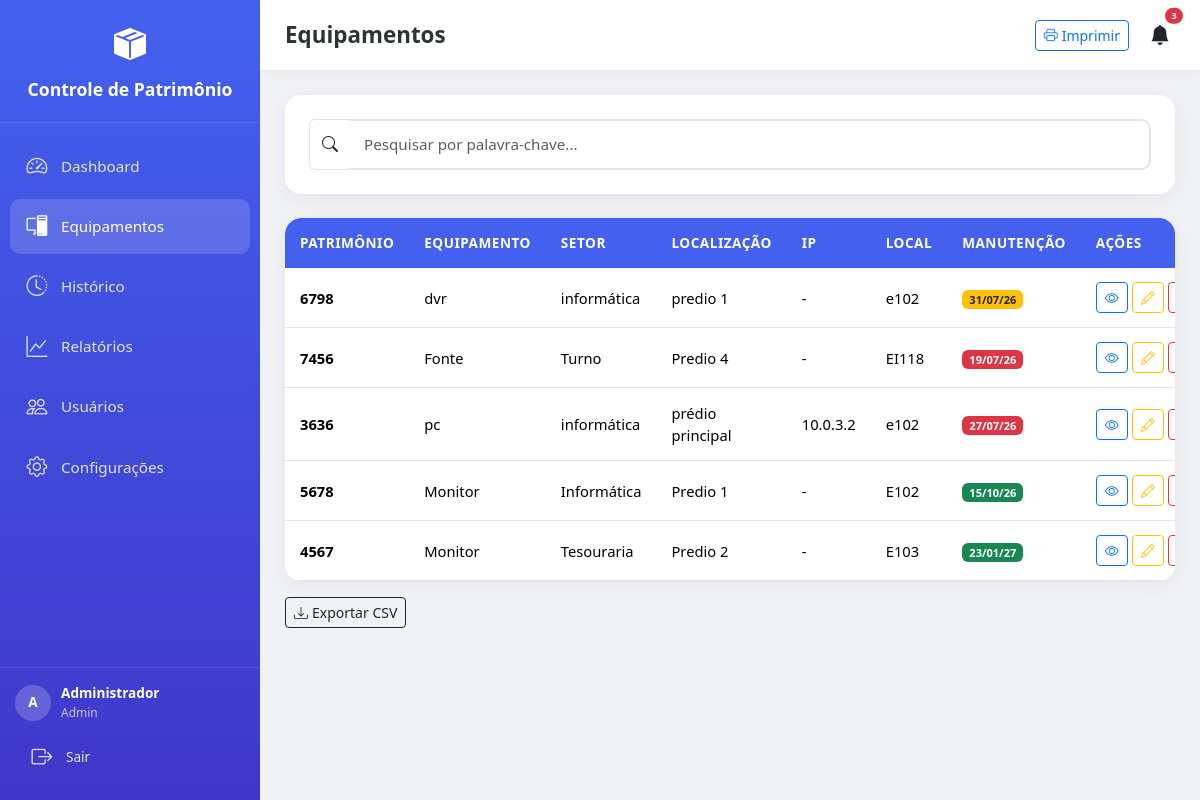
Before: /equipamentos (signed in) with the older database file.
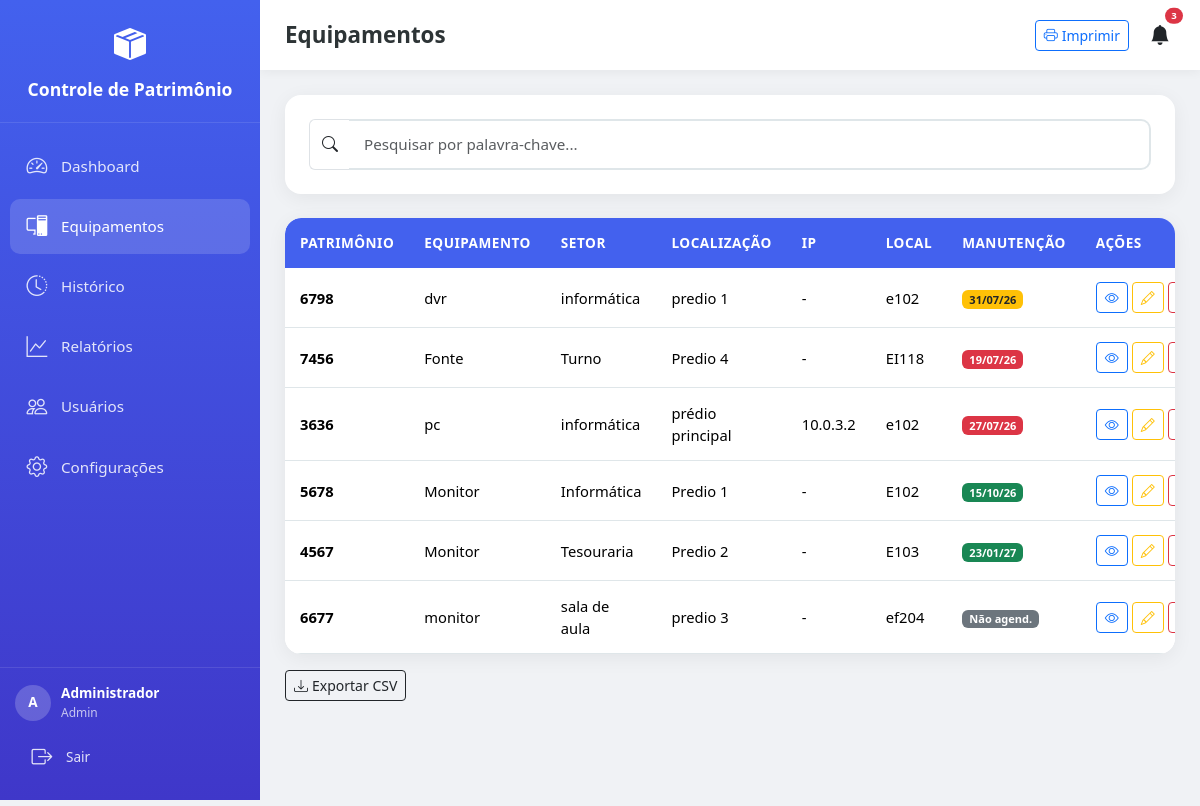
After: the same page with the newer database file.
### app/models/models.py (models this page shows, shortened)
class Equipamento(db.Model):
    __tablename__ = 'equipamentos'
    id = db.Column(db.Integer, primary_key=True)
    patrimonio = db.Column(db.String(50))
    data_inclusao = db.Column(db.Date, default=date.today)
    baixado = db.Column(db.Boolean, default=False)
    data_baixa = db.Column(db.Date, nullable=True)
    equipamento = db.Column(db.String(100))
    area_patrimonial = db.Column(db.String(100))
    setor = db.Column(db.String(100))
    localizacao = db.Column(db.String(100))
    especificacao = db.Column(db.Text)
    ultima_manutencao = db.Column(db.Date, nullable=True)
    proxima_manutencao = db.Column(db.Date, nullable=True)
    sistema_operacional = db.Column(db.String(100))
    placa_mae = db.Column(db.String(100))
    processador = db.Column(db.String(100))
    memoria_ram = db.Column(db.String(50))
    armazenamento = db.Column(db.String(100))
    ip = db.Column(db.String(50))
    usuario_id = db.Column(db.Integer, db.ForeignKey('usuarios.id'), nullable=False)
    data_criacao = db.Column(db.DateTime, default=datetime.now)
    data_atualizacao = db.Column(db.DateTime, default=datetime.now, onupdate=datetime.now)
    observacoes = db.relationship('Observacao', backref='equipamento', lazy=True, cascade='all, delete-orphan')
    @property
    def status_manutencao(self):
        if not self.proxima_manutencao:
            return 'sem_manutencao'
        hoje = date.today()
        delta = (self.proxima_manutencao - hoje).days
        if delta < 0:
            return 'vencido'
        elif delta <= 30:
            return 'proximo'
        else:
            return 'ok'

### app/routes/main.py (the view, shortened to what this page needs)
@bp.route('/equipamentos')
@login_required
def equipamentos():
    page = request.args.get('page', 1, type=int)
    per_page = request.args.get('per_page', 25, type=int)
    busca = request.args.get('busca', '').strip().lower()
    query = Equipamento.query
    hoje = date.today()
    limite_proximo = hoje + timedelta(days=30)
    prioridade_manutencao = case(
        (db.and_(
            Equipamento.proxima_manutencao.isnot(None),
            Equipamento.proxima_manutencao >= hoje,
            Equipamento.proxima_manutencao <= limite_proximo
        ), 1),
        (db.and_(
            Equipamento.proxima_manutencao.isnot(None),
            Equipamento.proxima_manutencao < hoje
        ), 2),
        (Equipamento.proxima_manutencao.isnot(None), 3),
        else_=4
    )
    query = query.order_by(
        Equipamento.baixado.asc(),               # Ativos primeiro
        asc(prioridade_manutencao),              # Próxima → Vencida → OK → Sem
        asc(Equipamento.proxima_manutencao)      # Mesmo grupo: data mais próxima/mais antiga primeiro
    )
    pagination = query.paginate(page=page, per_page=per_page, error_out=False)
    config = Configuracao.query.first()
    return render_template('equipamentos.html',
        equipamentos=pagination.items,
        pagination=pagination,
        config=config
    )

### app/__init__.py (called while the page is built)
def create_app():
    app = Flask(__name__)
    app.config.from_object(Config)
    db.init_app(app)
    login_manager.init_app(app)
    login_manager.login_view = 'auth.login'
    login_manager.login_message = 'Por favor, faça login para acessar esta página.'
    login_manager.login_message_category = 'warning'
    with app.app_context():
        from app.routes import auth, main, api, admin
        app.register_blueprint(auth.bp)
        app.register_blueprint(main.bp)
        app.register_blueprint(api.bp, url_prefix='/api')
        app.register_blueprint(admin.bp, url_prefix='/admin')
        db.create_all()
        criar_admin_padrao()
        criar_config_padrao()
    @app.context_processor
    def inject_date():
        from datetime import date
        return dict(date=date)
    return app

### app/routes/auth.py (called while the page is built)
@login_manager.user_loader
def load_user(user_id):
    return Usuario.query.get(int(user_id))

### app/templates/equipamentos.html (shortened to what the changed rows need)
{% extends "base.html" %}
{% block page_title %}Equipamentos{% endblock %}
{% block content %}
<div class="card-modern overflow-hidden">
    <div class="table-responsive">
        <table class="table table-modern table-hover mb-0">
            <thead>
                <tr>
                    <th>Patrimônio</th>
                    <th class="d-none d-md-table-cell">Equipamento</th>
                    <th class="d-none d-sm-table-cell">Setor</th>
                    <th class="d-none d-lg-table-cell">Localização</th>
                    <th class="d-none d-xl-table-cell">IP</th>
                    <th>Local</th>
                    <th>Manutenção</th>
                    <th class="no-print">Ações</th>
                </tr>
            </thead>
            <tbody>
                {% for eq in equipamentos %}
                <tr class="{{ 'baixado' if eq.baixado else '' }}">
                    <td>
                        <span class="fw-bold d-block">{{ eq.patrimonio or '-' }}</span>
                    </td>
                    <td class="d-none d-md-table-cell">{{ eq.equipamento or '-' }}</td>
                    <td class="d-none d-sm-table-cell">{{ eq.setor or '-' }}</td>
                    <td class="d-none d-lg-table-cell">{{ eq.localizacao or '-' }}</td>
                    <td class="d-none d-xl-table-cell">{{ eq.ip or '-' }}</td>
                    <td>{{ eq.area_patrimonial }}</td>
                    <td>
                        {% if eq.proxima_manutencao %}
                            {% if eq.status_manutencao == 'vencido' %}
                                <span class="badge bg-danger">{{ eq.proxima_manutencao.strftime('%d/%m/%y') }}</span>
                            {% elif eq.status_manutencao == 'proximo' %}
                                <span class="badge bg-warning text-dark">{{ eq.proxima_manutencao.strftime('%d/%m/%y') }}</span>
                            {% else %}
                                <span class="badge bg-success">{{ eq.proxima_manutencao.strftime('%d/%m/%y') }}</span>
                            {% endif %}
                        {% else %}
                            <span class="badge bg-secondary">Não agend.</span>
                        {% endif %}
                    </td>
                    <td class="no-print">
                        <div class="d-flex gap-1">
                            <a href="{{ url_for('main.equipamento_detalhe', id=eq.id) }}" class="btn btn-sm btn-outline-primary" title="Ver"><i class="bi bi-eye"></i></a>
                            {% if current_user.is_admin or eq.usuario_id == current_user.id %}
                            <a href="{{ url_for('main.equipamento_editar', id=eq.id) }}" class="btn btn-sm btn-outline-warning" title="Editar"><i class="bi bi-pencil"></i></a>
                            {% endif %}
                            {% if current_user.is_admin %}
                            <form method="POST" action="{{ url_for('main.equipamento_excluir', id=eq.id) }}" class="d-inline" onsubmit="return confirm('Excluir este equipamento?')">
                                <button type="submit" class="btn btn-sm btn-outline-danger" title="Excluir"></button>
                            </form>
                            {% endif %}
                        </div>
                    </td>
                </tr>
                {% else %}
                <tr><td colspan="8" class="text-center py-5 text-muted">Nenhum equipamento encontrado.</td></tr>
                {% endfor %}
            </tbody>
        </table>
    </div>
</div>
{% endblock %}

Changed rows visible on the page:
added Equipamento: patrimonio "6677", equipamento "monitor", setor "sala de aula", localizacao "predio 3", ip "-", area_patrimonial "ef204", shows "Não agend."
